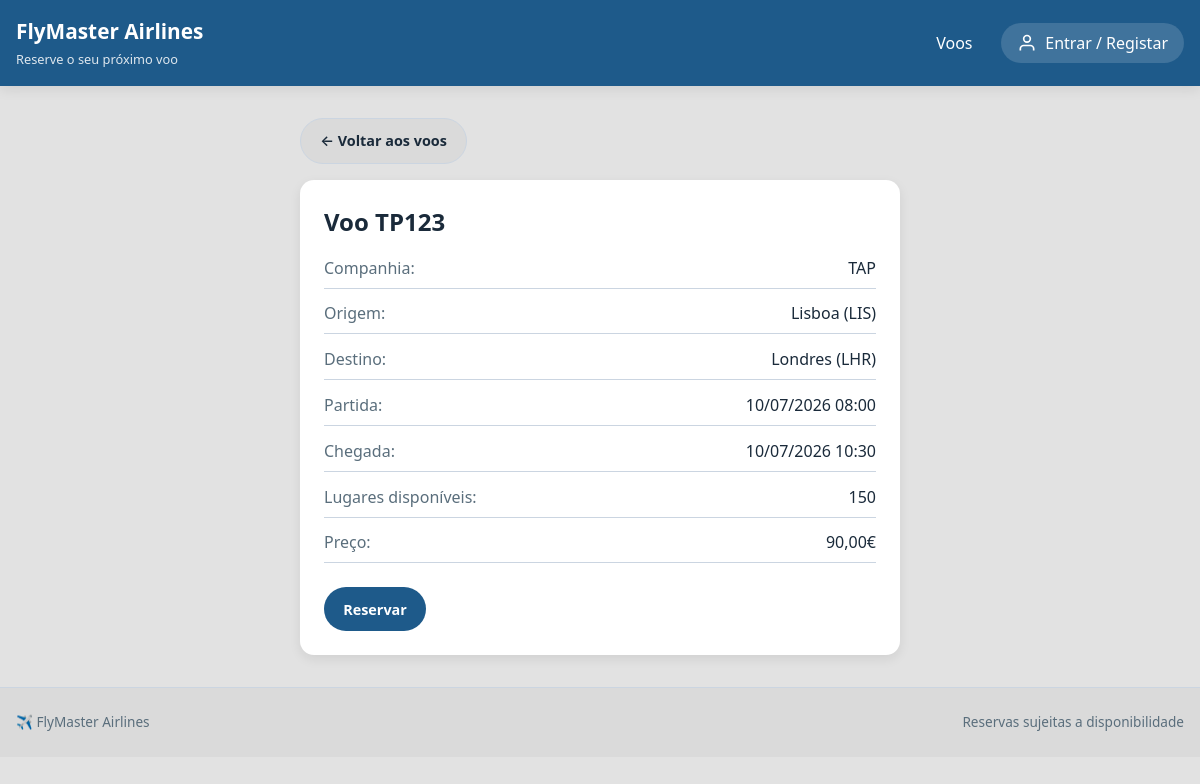
Page /voos/TP123/ on the earlier database version.
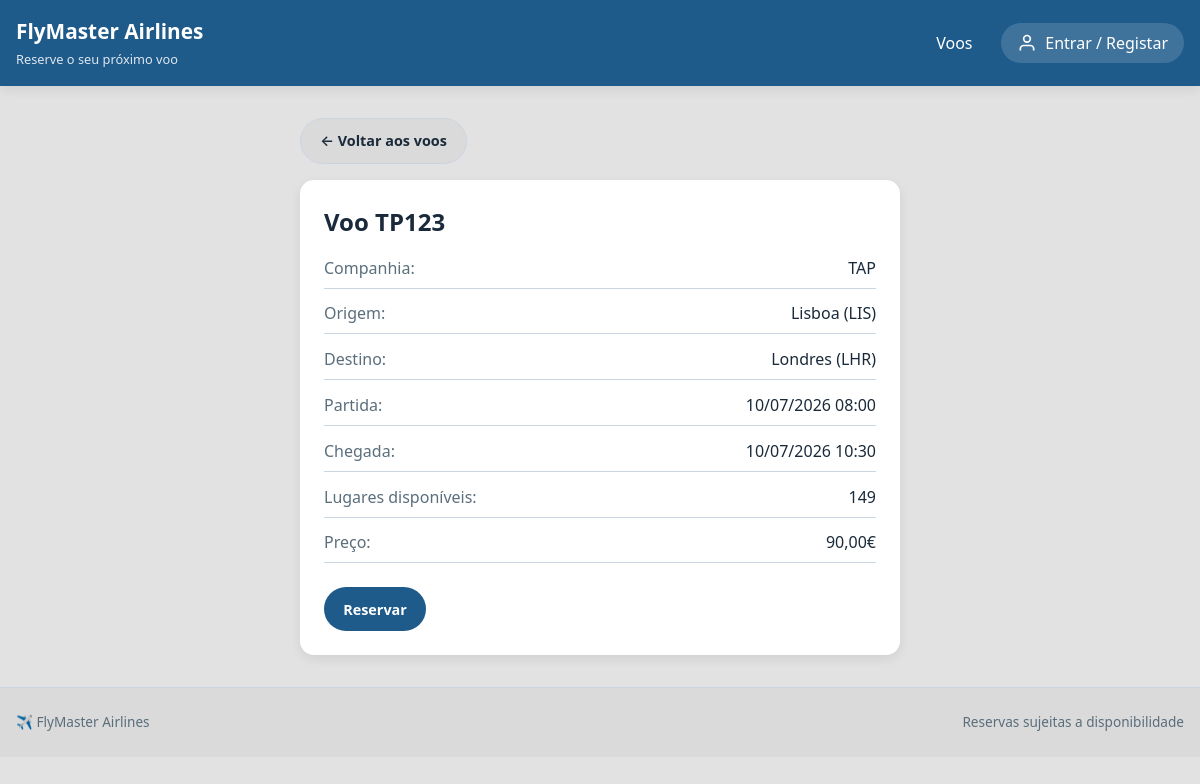
Same page on the later database version.
### voos/models.py (models this page shows, shortened)
class Voo(models.Model):
    numero               = models.CharField(max_length=10, unique=True)  # ex: TP123
    companhia            = models.ForeignKey(Companhia, on_delete=models.CASCADE)
    origem               = models.ForeignKey(Aeroporto, on_delete=models.CASCADE, related_name='saidas')
    destino              = models.ForeignKey(Aeroporto, on_delete=models.CASCADE, related_name='chegadas')
    data_partida         = models.DateTimeField()
    data_chegada         = models.DateTimeField()
    lugares_disponiveis  = models.IntegerField()
    preco                = models.DecimalField(max_digits=8, decimal_places=2)

class Companhia(models.Model):
    nome = models.CharField(max_length=100)
    logo = models.ImageField(upload_to='logos/', blank=True, null=True)
    class Meta:
        verbose_name_plural = "Companhias"

class Aeroporto(models.Model):
    codigo = models.CharField(max_length=3, unique=True)
    nome   = models.CharField(max_length=150, blank=True)
    cidade = models.CharField(max_length=100)
    pais   = models.CharField(max_length=100)

### voos/views.py (the view)
# urls.py: path('voos/<str:numero>/', views.VooDetailView.as_view(), name='voo-detail'),
class VooDetailView(DetailView):
    model               = Voo
    template_name       = 'Voos/voo_detail.html'
    context_object_name = 'voo'
    slug_field          = 'numero'      # Campo do modelo usado como identificador na URL
    slug_url_kwarg      = 'numero'      # Nome do parâmetro na URL: voos/<str:numero>/

### voos/context_processors.py (called while the page is built)
def gestor_status(request):
    is_gestor = (
        request.user.is_authenticated and (
            request.user.is_superuser or
            request.user.groups.filter(name='gestor').exists()
        )
    )
    return {'is_gestor': is_gestor}

### voos/templates/Voos/voo_detail.html (shortened to what this page needs)
{% extends 'Voos/base.html' %}
{% block content %}
<main class="container" style="max-width:600px; margin-top:2rem;">
    <div class="page-actions" style="margin-bottom:1rem;">
        <a href="{% url 'voos:flights' %}" class="btn btn-light">← Voltar aos voos</a>
    </div>
    <div class="panel">
        <h2>Voo {{ voo.numero }}</h2>
        <div class="flight-summary" style="margin-top:1rem;">
            <div class="summary-row"><span class="summary-label">Companhia:</span><span class="summary-value">{{ voo.companhia.nome }}</span></div>
            <div class="summary-row"><span class="summary-label">Origem:</span><span class="summary-value">{{ voo.origem.cidade }} ({{ voo.origem.codigo }})</span></div>
            <div class="summary-row"><span class="summary-label">Destino:</span><span class="summary-value">{{ voo.destino.cidade }} ({{ voo.destino.codigo }})</span></div>
            <div class="summary-row"><span class="summary-label">Partida:</span><span class="summary-value">{{ voo.data_partida|date:"d/m/Y H:i" }}</span></div>
            <div class="summary-row"><span class="summary-label">Chegada:</span><span class="summary-value">{{ voo.data_chegada|date:"d/m/Y H:i" }}</span></div>
            <div class="summary-row"><span class="summary-label">Lugares disponíveis:</span><span class="summary-value">{{ voo.lugares_disponiveis }}</span></div>
            <div class="summary-row"><span class="summary-label">Preço:</span><span class="summary-value">{{ voo.preco }}€</span></div>
        </div>
        <div style="margin-top:1.5rem; display:flex; gap:0.75rem;">
            <a href="{% url 'voos:booking' voo.numero %}" class="btn btn-primary">Reservar</a>
        </div>
    </div>
</main>
{% endblock %}

Differences in the rows shown:
changed Voo "TP123": lugares_disponiveis "150" → "149"
